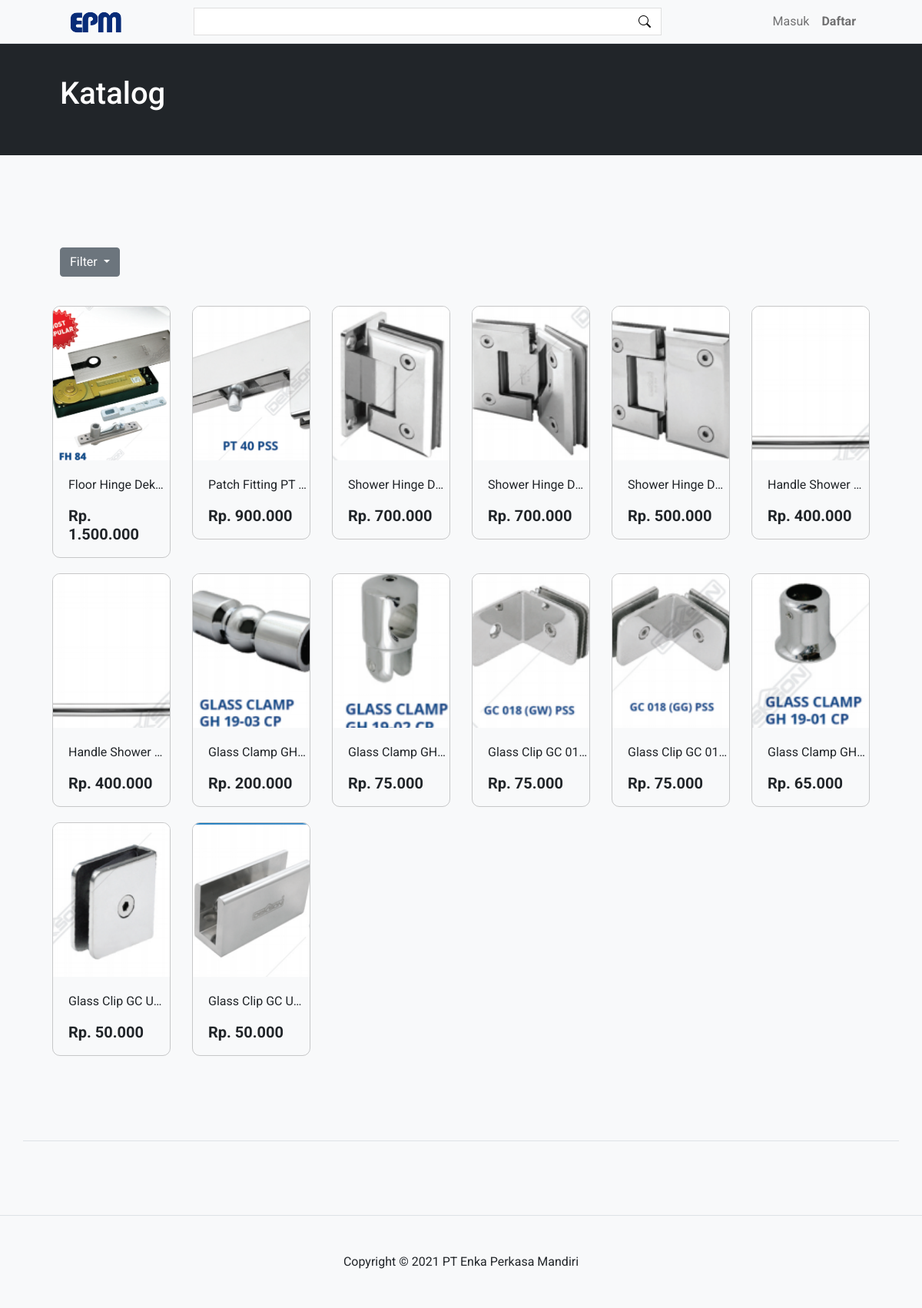
Page /katalog?order=termahal on the committed database.
### tables this page shows
CREATE TABLE `barang_data` (
  `bd_id` int(11) NOT NULL,
  `bd_kategori` int(11) DEFAULT NULL,
  `bd_nama_barang` varchar(255) DEFAULT NULL,
  `bd_harga` double(25,2) DEFAULT NULL,
  `bd_deskripsi` text DEFAULT NULL,
  `bd_stok` int(11) DEFAULT NULL,
  `bd_berat` int(11) DEFAULT NULL,
  `bd_gambar` varchar(255) DEFAULT NULL
);

### application/controllers/Katalog.php (called while the page is built, shortened)
<?php
class Katalog extends CI_Controller {
	public function index()
	{
		$getorder = $_GET['order'];
		if($getorder=='termurah'){
			$order = 'order by bd_harga asc';
		}else if ($getorder=='termahal'){
			$order = 'order by bd_harga desc';
		}else if ($getorder=='terlaris'){
			$order = 'order by terjual desc';
		}else{
			$order = 'order by bd_id desc';
		}
		$data['search'] = $this->db->query("SELECT * from barang_data left join kategori_barang on kb_id = bd_kategori left join (select dp_barang,sum(dp_qty) terjual from detail_pesanan group by dp_barang)dp on dp_barang = bd_id $order")->result();
		$this->load->view('include/header');
		$this->load->view('include/navbar');
		$this->load->view('katalog',$data);
		$this->load->view('include/footer');
	}
}

### index.php (called while the page is built, shortened)
<?php
require_once BASEPATH.'core/CodeIgniter.php';

### application/views/katalog.php (the view, shortened to what this page needs)
<header class="bg-dark py-5 text-white">
    <div class="container px-5">
        <h1>Katalog</h1>
    </div>
</header>
<section class="bg-light py-5 border-bottom">
    <div class="container px-5 my-5 discount-section border-bottom">
    <br>
        <div class="text-left mb-5">
            <div class="dropdown">
              <button class="btn btn-secondary dropdown-toggle" type="button" id="dropdownMenuButton1" data-bs-toggle="dropdown" aria-expanded="false">
                Filter
              </button>
            </div>
        </div>
        <div class="row gx-5">
            <?php
            foreach($search as $search){
            ?>
            <div class="col-lg-2 col-6 item-discount" onclick="window.location.href='<?=base_url()?>barang?id_barang=<?=$search->bd_id?>'">
                <div class="box-discount">
                    <div class="item-gambar" style="background: url('<?=base_url()?>assets/images/accesoris/<?=$search->bd_gambar?>'); background-position: center; background-size: cover;">
                    </div>
                    <div class="discount item-jual-desc">
                        <p class="judul-item-jual"><?=$search->bd_nama_barang?></p>
                        <h2 class="h5 fw-bolder">Rp. <?=number_format($search->bd_harga,0,',','.')?></h2>
                    </div>
                </div>
            </div>
            <?php
            }
            ?>
        </div>
    </div>
</section>

### assets/css/css.css (style rules this page uses)
* { font-family: 'Roboto', sans-serif; }
body { padding-top: 50px; }
.item-discount { margin-bottom: 40px; transition: 0.3s; }
.box-discount { border-radius: 10px; overflow: hidden; border: 1px solid rgba(0, 0, 0, 0.2); padding-bottom: 10px; margin: -10px; transition: 0.3s; }
.discount-section { padding-bottom: 80px; }
.item-gambar { height: 200px; margin-bottom: 20px; }
.item-jual-desc { margin: 0 20px; }
.judul-item-jual { width: 130px; white-space: nowrap; overflow: hidden; text-overflow: ellipsis; }

### rows in the picture
barang_data: bd_gambar (picture), bd_nama_barang "Floor Hinge Dek…", bd_harga "1.500.000"
barang_data: bd_gambar (picture), bd_nama_barang "Patch Fitting PT…", bd_harga "900.000"
barang_data: bd_gambar (picture), bd_nama_barang "Shower Hinge D…", bd_harga "700.000"
barang_data: bd_gambar (picture), bd_nama_barang "Shower Hinge D…", bd_harga "700.000"
barang_data: bd_gambar (picture), bd_nama_barang "Shower Hinge D…", bd_harga "500.000"
barang_data: bd_gambar (picture), bd_nama_barang "Handle Shower…", bd_harga "400.000"
barang_data: bd_gambar (picture), bd_nama_barang "Handle Shower…", bd_harga "400.000"
barang_data: bd_gambar (picture), bd_nama_barang "Glass Clamp GH…", bd_harga "200.000"
barang_data: bd_gambar (picture), bd_nama_barang "Glass Clamp GH…", bd_harga "75.000"
barang_data: bd_gambar (picture), bd_nama_barang "Glass Clip GC 01…", bd_harga "75.000"
barang_data: bd_gambar (picture), bd_nama_barang "Glass Clip GC 01…", bd_harga "75.000"
barang_data: bd_gambar (picture), bd_nama_barang "Glass Clamp GH…", bd_harga "65.000"
barang_data: bd_gambar (picture), bd_nama_barang "Glass Clip GC U…", bd_harga "50.000"
barang_data: bd_gambar (picture), bd_nama_barang "Glass Clip GC U…", bd_harga "50.000"
